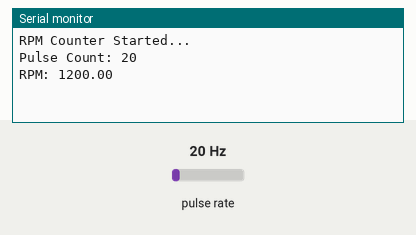
Bench run of a sketch on a simulated Arduino Uno, built with avr-gcc and run on an emulated ATmega328P. Shown: the last lines printed to the serial monitor. Wiring (inferred from the names in the program): pulse sensor: data pin 2. Inputs (shaded band) come from the test bench; at power-on: pulse rate 20 Hz.

Above: at 1.2 s.
1.3 s: pulse rate (sensor on pin 2) set to 4 Hz
At 2.6 s:
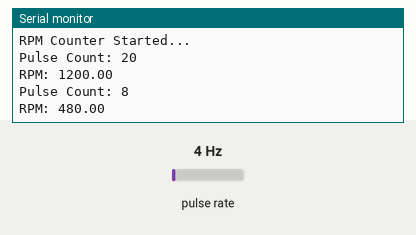
2.8 s: pulse rate (sensor on pin 2) set to 50 Hz
At 3.8 s:
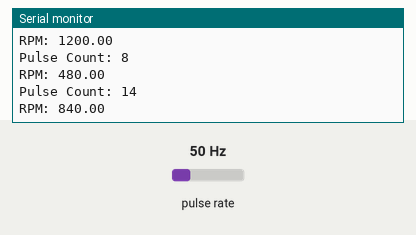
Timing chart, 0 to 5.8 s (numbered marks = the images above; inputs shaded):
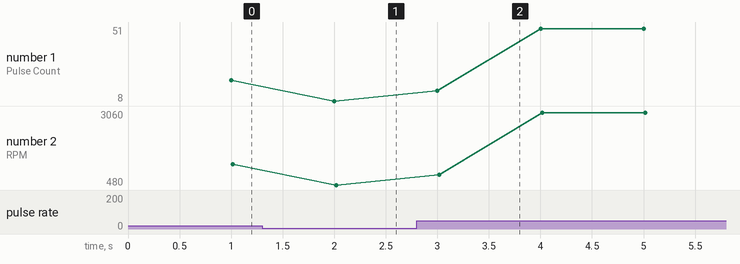

Measured:
- after the input at 1.3 s, the serial monitor: prints a new line after 0.70 s (image 1)
- after the input at 2.8 s, the serial monitor: prints a new line after 0.20 s (image 2)
- plotted number 1: 20 → 8 after the input at 1.3 s, 8 → 50 after the input at 2.8 s
- plotted number 2: 1200 → 480 after the input at 1.3 s, 480 → 3000 after the input at 2.8 s

The sketch:

rpm_counter.ino
```cpp
// RPM Counter using IR Sensor
// Arduino UNO | IR Sensor (5V) | DC Motor (12V)
// Ramco Institute of Technology - Kiruthika R

volatile int pulseCount = 0;
float rpm = 0;
unsigned long previousMillis = 0;
const int sensorPin = 2; // IR Sensor connected to pin 2
const int interval = 1000; // Calculate RPM every 1 second

void countPulse() {
  pulseCount++;
}

void setup() {
  Serial.begin(9600);
  pinMode(sensorPin, INPUT);
  attachInterrupt(digitalPinToInterrupt(sensorPin), countPulse, RISING);
  Serial.println("RPM Counter Started...");
}

void loop() {
  unsigned long currentMillis = millis();

  if (currentMillis - previousMillis >= interval) {
    detachInterrupt(digitalPinToInterrupt(sensorPin));

    rpm = (pulseCount / 1.0) * 60.0;

    Serial.print("Pulse Count: ");
    Serial.println(pulseCount);
    Serial.print("RPM: ");
    Serial.println(rpm);

    pulseCount = 0;
    previousMillis = currentMillis;

    attachInterrupt(digitalPinToInterrupt(sensorPin), countPulse, RISING);
  }
}
```
